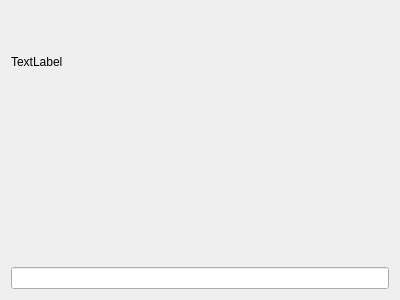
<?xml version="1.0" encoding="UTF-8"?>
<ui version="4.0">
 <class>Form</class>
 <widget class="QWidget" name="Form">
  <property name="geometry">
   <rect>
    <x>0</x>
    <y>0</y>
    <width>400</width>
    <height>300</height>
   </rect>
  </property>
  <property name="windowTitle">
   <string>Ввод капчи</string>
  </property>
  <layout class="QVBoxLayout" name="verticalLayout_2">
   <item>
    <layout class="QVBoxLayout" name="verticalLayout">
     <item>
      <widget class="QLabel" name="label">
       <property name="text">
        <string>TextLabel</string>
       </property>
      </widget>
     </item>
     <item>
      <widget class="QWidget" name="widget" native="true"/>
     </item>
     <item>
      <spacer name="verticalSpacer">
       <property name="orientation">
        <enum>Qt::Vertical</enum>
       </property>
       <property name="sizeType">
        <enum>QSizePolicy::Maximum</enum>
       </property>
       <property name="sizeHint" stdset="0">
        <size>
         <width>20</width>
         <height>40</height>
        </size>
       </property>
      </spacer>
     </item>
     <item>
      <widget class="QLineEdit" name="lineEdit"/>
     </item>
    </layout>
   </item>
  </layout>
 </widget>
 <resources/>
 <connections/>
</ui>
